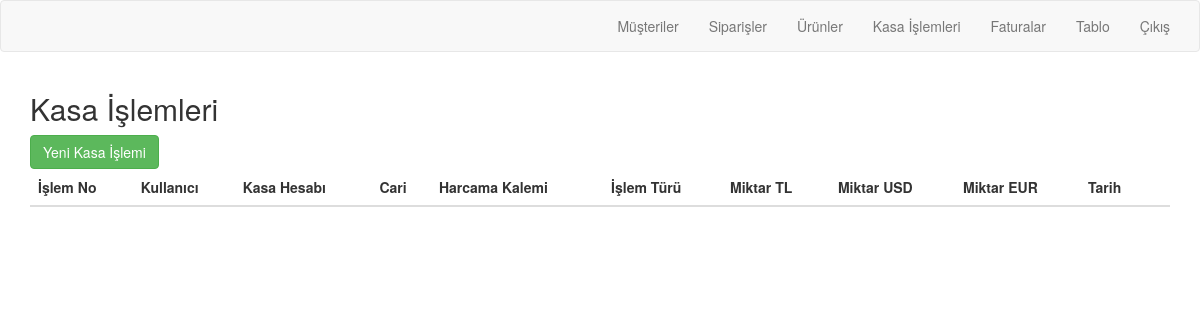
/order/payment_receipts/ (signed in), run on an earlier commit of the app's database.
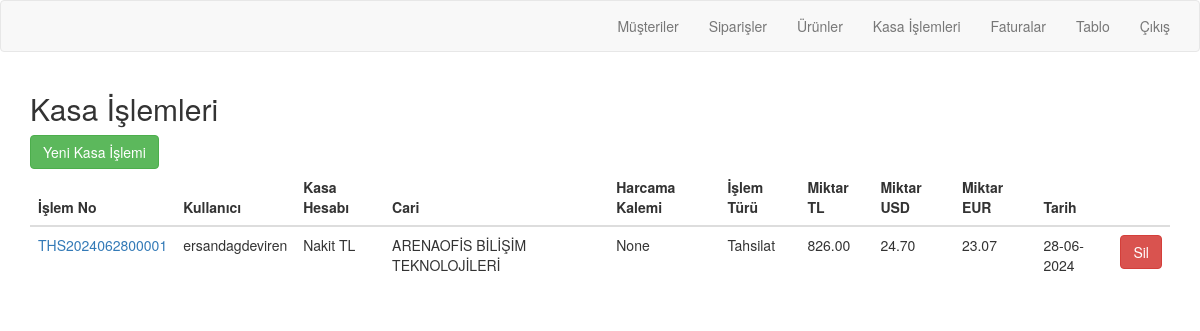
And on a later commit of the database.
### order/models.py (models this page shows, shortened)
class PaymentReceipt(models.Model):
    RECEIPT = 'Tahsilat'
    PAYMENT = 'Tediye'
    TRANSACTION_TYPES = [
        (RECEIPT, 'Tahsilat'),
        (PAYMENT, 'Tediye'),
    ]
    user = models.ForeignKey(User, on_delete=models.CASCADE)
    cash_register = models.ForeignKey(CashRegister, on_delete=models.CASCADE)
    customer = models.ForeignKey(Customer, on_delete=models.PROTECT, null=True, blank=True)
    expense_item = models.ForeignKey(ExpenseItem, on_delete=models.CASCADE, null=True, blank=True)
    transaction_type = models.CharField(max_length=10, choices=TRANSACTION_TYPES)
    amount = models.DecimalField(max_digits=10, decimal_places=2)
    usd_amount = models.DecimalField(max_digits=10, decimal_places=2, editable=False, null=True)
    eur_amount = models.DecimalField(max_digits=10, decimal_places=2, editable=False, null=True)
    date = models.DateTimeField(default=timezone.now)
    transaction_number = models.CharField(max_length=20, unique=True, blank=True)

class CashRegister(models.Model):
    cash_code=models.CharField(max_length=255)
    name = models.CharField(max_length=255)
    balance = models.DecimalField(max_digits=10, decimal_places=2, default=0)
    def __str__(self):
        return self.name

class Customer(models.Model):
    user = models.ForeignKey(User, on_delete=models.CASCADE, related_name="user_customers",blank=True,null=True)
    customerCode = models.CharField(max_length=50)
    companyName = models.CharField(max_length=50)
    taxOffice = models.CharField(max_length=50)
    tax_number = models.CharField(max_length=50, blank=True)
    name = models.CharField(max_length=50, blank=True)
    middleName = models.CharField(max_length=50, blank=True)
    surname = models.CharField(max_length=50, blank=True)
    city = models.CharField(max_length=50)
    district = models.CharField(max_length=50)
    adress = models.CharField(max_length=250, blank=True)
    shipping_adress=models.CharField(max_length=250, blank=True)
    country = models.CharField(max_length=50, blank=True, default="Türkiye")
    email = models.EmailField(blank=True)
    telephone = models.CharField(max_length=11, blank=True)
    customerType = models.CharField(max_length=50, blank=True)
    contactPerson = models.CharField(max_length=50, blank=True)
    E_invoice=models.BooleanField(default=True)
    def __str__(self):
        return self.companyName

### order/views.py (the view)
# urls.py: path('payment_receipts/', views.payment_receipt_list, name='payment_receipt_list'),
@login_required
@user_passes_test(is_admin)
def payment_receipt_list(request):
    payment_receipts = PaymentReceipt.objects.all()
    return render(request, 'order/payment_receipt_list.html', {'payment_receipts': payment_receipts})

### order/views.py (called while the page is built)
def is_admin(user):
    return user.is_authenticated and user.is_staff

### order/Templates/order/payment_receipt_list.html (shortened to what this page needs)
{% extends "order/navbar.html" %}
{% block content %}
    <h2>Kasa İşlemleri</h2>
    <a href="{% url 'order:payment_receipt_create' %}" class="btn btn-success mb-2">Yeni Kasa İşlemi</a>
    <table class="table">
        <thead>
            <tr>
                <th>İşlem No</th>
                <th>Kullanıcı</th>
                <th>Kasa Hesabı</th>
                <th>Cari</th>
                <th>Harcama Kalemi</th>
                <th>İşlem Türü</th>
                <th>Miktar TL</th>
                <th>Miktar USD</th>
                <th>Miktar EUR</th>
                <th>Tarih</th>
                <th></th>
            </tr>
        </thead>
        <tbody>
            {% for payment_receipt in payment_receipts %}
                <tr>
                    <td><a href="{% url 'order:payment_receipt_detail' payment_receipt.pk %}">{{ payment_receipt.transaction_number }}</a></td>
                    <td>{{ payment_receipt.user }}</td>
                    <td>{{ payment_receipt.cash_register }}</td>
                    <td>{{ payment_receipt.customer }}</td>
                    <td>{{ payment_receipt.expense_item }}</td>
                    <td>{{ payment_receipt.get_transaction_type_display }}</td>
                    <td>{{ payment_receipt.amount }}</td>
                    <td>{{ payment_receipt.usd_amount }}</td>
                    <td>{{ payment_receipt.eur_amount }}</td>
                    <td>{{ payment_receipt.date|date:"d-m-Y" }}</td>
                    <td>
                        <form method="POST" action="{% url 'order:payment_receipt_delete' payment_receipt.pk %}" style="display:inline;">
                            <button type="submit" class="btn btn-danger">Sil</button>
                        </form>
                    </td>
                </tr>
            {% endfor %}
        </tbody>
    </table>
{% endblock %}

What changed in the data, as far as the page shows it:
added PaymentReceipt: transaction_number "THS2024062800001", user "ersandagdeviren", cash_register "Nakit TL", customer "ARENAOFİS BİLİŞİM TEKNOLOJİLERİ", expense_item "None", transaction_type "Tahsilat", amount "826.00", usd_amount "24.70", eur_amount "23.07", date "28-06-2024"
